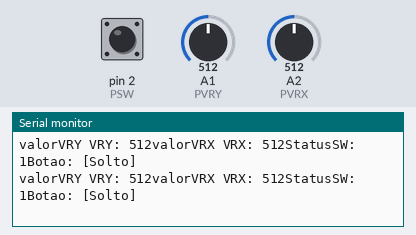
Bench run of a sketch on a simulated Arduino Uno, built with avr-gcc and run on an emulated ATmega328P. Parts: the last lines printed to the serial monitor. Inputs (shaded band) come from the test bench; at power-on: A1 (PVRY) = 512, A2 (PVRX) = 512, pin 2 (PSW) HIGH.

Above: at 1.2 s.
1.3 s: A1 (PVRY) set to 104
At 1.4 s:
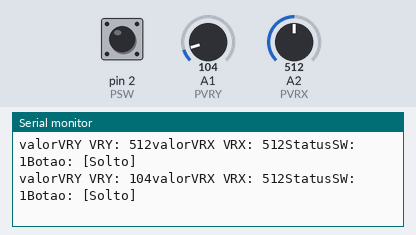
4.3 s: A1 (PVRY) set to 95
At 4.32 s:
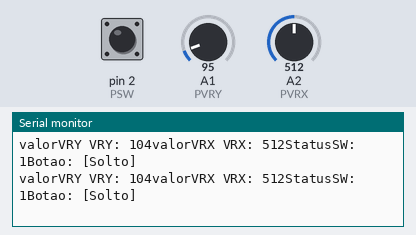
7.3 s: A2 (PVRX) set to 106
At 7.31 s:
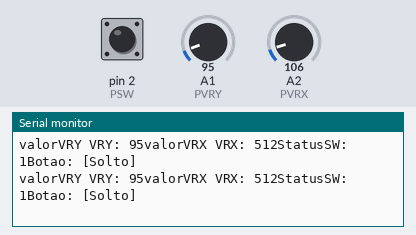
10.3 s: A2 (PVRX) set to 94
At 18.96 s:
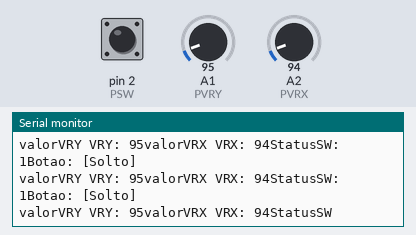
Timing chart, 0 to 19.0 s (numbered marks = the images above; inputs shaded):
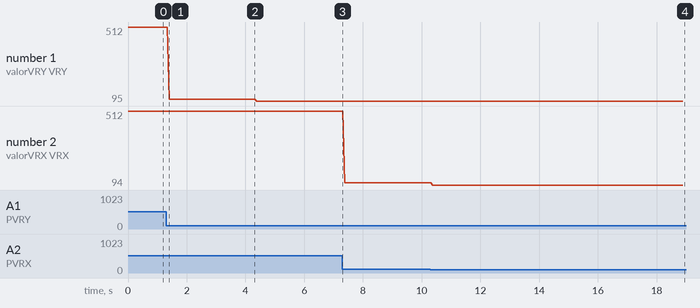

Measured:
- the behaviour switches between 100 and 99 on A2 (PVRX) (found by bisection; images 3 and 4)
- after the input at 1.3 s, the serial monitor: prints a new line after 0.10 s (image 1)
- after the input at 10.3 s, the serial monitor: prints a new line after 0.07 s (image 4)
- plotted number 1: 512 → 104 after the input at 1.3 s, 104 → 95 after the input at 4.3 s
- plotted number 2: 512 → 106 after the input at 7.3 s, 106 → 94 after the input at 10.3 s

The sketch:

serial_Print_para_Modulo_joyStick.ino
```cpp
#define PVRX A2
#define PVRY A1
#define PSW 2

void setup() {
  // put your setup code here, to run once:

pinMode (PVRX, INPUT);
pinMode (PVRY, INPUT);
pinMode (PSW, INPUT_PULLUP);


Serial.begin(9600);

}

void loop() {
  // put your main code here, to run repeatedly:

int valorVRX = analogRead(PVRX);
int valorVRY = analogRead(PVRY);
bool StatusSW = digitalRead(PSW);

Serial.print("valorVRY VRY: ");
Serial.print ( valorVRY);

Serial.print("valorVRX VRX: ");
Serial.print ( valorVRX);

Serial.print("StatusSW: ");
Serial.print ( StatusSW);

if (StatusSW) {
       Serial.println("Botao: [Solto]");
    }else{
      Serial.println("Botao: [Apertado]");
    }

}
```
